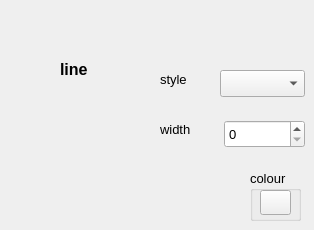
     <widget class="QWidget" name="page_line">
      <widget class="QLabel" name="label_35">
       <property name="geometry">
        <rect>
         <x>60</x>
         <y>60</y>
         <width>62</width>
         <height>18</height>
        </rect>
       </property>
       <property name="font">
        <font>
         <pointsize>12</pointsize>
         <weight>75</weight>
         <bold>true</bold>
        </font>
       </property>
       <property name="text">
        <string>line</string>
       </property>
      </widget>
      <widget class="QSpinBox" name="spinLineWidth">
       <property name="geometry">
        <rect>
         <x>224</x>
         <y>120</y>
         <width>81</width>
         <height>28</height>
        </rect>
       </property>
       <property name="font">
        <font>
         <pointsize>10</pointsize>
         <weight>50</weight>
         <bold>false</bold>
        </font>
       </property>
      </widget>
      <widget class="QComboBox" name="comboLineStyle">
       <property name="geometry">
        <rect>
         <x>220</x>
         <y>70</y>
         <width>85</width>
         <height>27</height>
        </rect>
       </property>
       <property name="font">
        <font>
         <pointsize>10</pointsize>
         <weight>50</weight>
         <bold>false</bold>
        </font>
       </property>
      </widget>
      <widget class="QGroupBox" name="groupBoxLineColour">
       <property name="geometry">
        <rect>
         <x>250</x>
         <y>170</y>
         <width>51</width>
         <height>51</height>
        </rect>
       </property>
       <property name="font">
        <font>
         <pointsize>10</pointsize>
         <weight>50</weight>
         <bold>false</bold>
        </font>
       </property>
       <property name="title">
        <string>colour</string>
       </property>
       <widget class="QToolButton" name="toolLineColour">
        <property name="geometry">
         <rect>
          <x>10</x>
          <y>20</y>
          <width>31</width>
          <height>25</height>
         </rect>
        </property>
        <property name="text">
         <string/>
        </property>
       </widget>
      </widget>
      <widget class="QLabel" name="label_36">
       <property name="geometry">
        <rect>
         <x>160</x>
         <y>120</y>
         <width>41</width>
         <height>18</height>
        </rect>
       </property>
       <property name="font">
        <font>
         <pointsize>10</pointsize>
         <weight>50</weight>
         <bold>false</bold>
        </font>
       </property>
       <property name="text">
        <string>width</string>
       </property>
      </widget>
      <widget class="QLabel" name="label_37">
       <property name="geometry">
        <rect>
         <x>160</x>
         <y>70</y>
         <width>41</width>
         <height>18</height>
        </rect>
       </property>
       <property name="font">
        <font>
         <pointsize>10</pointsize>
         <weight>50</weight>
         <bold>false</bold>
        </font>
       </property>
       <property name="text">
        <string>style</string>
       </property>
      </widget>
     </widget>
